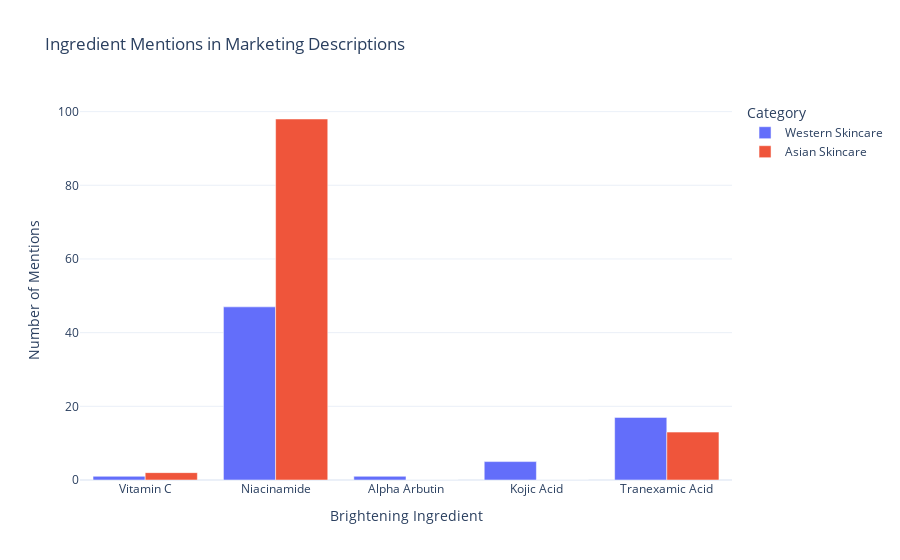

Notebook source saved alongside this figure:
### Markdown cell above
### Comparing Most Common Ingredients Across Western and Asian Datasets

We wanted to compare how often key brightening ingredients—Vitamin C, Niacinamide, Alpha Arbutin, Kojic Acid, and Tranexamic Acid—appear in product descriptions from American and Korean skincare brands. To do this, we searched for ingredient mentions in the dataset and counted their frequency. This allows us to determine whether American or Korean skincare brands emphasize different ingredients in their marketing. We visualized the ingredient mentions using bar charts, making it easier to see which ingredients are most popular in each region.

### Code cell
# Import necessary libraries
import pandas as pd
import numpy as np
import matplotlib.pyplot as plt
import seaborn as sns
from collections import Counter

# Define key brightening ingredients
brightening_ingredients = ["Vitamin C", "Niacinamide", "Alpha Arbutin", "Kojic Acid", "Tranexamic Acid"]

# Function to count ingredient occurrences
def count_ingredient_mentions(df, column):
    return {ingredient: df[column].str.contains(ingredient, case=False, na=False).sum() for ingredient in brightening_ingredients}

# Count ingredient mentions
western_mentions = count_ingredient_mentions(western_skincare, "ingredients")
asian_mentions = count_ingredient_mentions(asian_skincare, "ingredients")

# Convert to DataFrame
ingredient_df = pd.DataFrame({"Ingredient": brightening_ingredients, 
                              "Western Skincare": western_mentions.values(),
                              "Asian Skincare": asian_mentions.values()})

# Plot
ingredient_df_melted = ingredient_df.melt(id_vars="Ingredient", 
                                          var_name="Category", 
                                          value_name="Count")
fig = px.bar(
    ingredient_df_melted, 
    x="Ingredient", 
    y="Count", 
    color="Category",
    barmode="group",
    title="Ingredient Mentions in Marketing Descriptions",
    labels={"Count": "Number of Mentions", "Ingredient": "Brightening Ingredient"},
    color_discrete_map={"Western Skincare": "#636EFA", "Asian Skincare": "#EF553B"}  # Custom colors
)

fig.update_layout(
    template="plotly_white",
    legend_title="Category"
)

fig.show()

### Figure 1 — Plotly figure (JSON) as saved in the notebook; plotly's stock layout.template omitted (floating-point values rounded to 4 significant figures)
{"data": [{"alignmentgroup": "True", "hovertemplate": "Category=Western Skincare<br>Brightening Ingredient=%{x}<br>Number of Mentions=%{y}<extra></extra>", "legendgroup": "Western Skincare", "marker": {"color": "#636EFA", "pattern": {"shape": ""}}, "name": "Western Skincare", "offsetgroup": "Western Skincare", "orientation": "v", "showlegend": true, "textposition": "auto", "type": "bar", "x": ["Vitamin C", "Niacinamide", "Alpha Arbutin", "Kojic Acid", "Tranexamic Acid"], "xaxis": "x", "y": [1, 47, 1, 5, 17], "yaxis": "y"}, {"alignmentgroup": "True", "hovertemplate": "Category=Asian Skincare<br>Brightening Ingredient=%{x}<br>Number of Mentions=%{y}<extra></extra>", "legendgroup": "Asian Skincare", "marker": {"color": "#EF553B", "pattern": {"shape": ""}}, "name": "Asian Skincare", "offsetgroup": "Asian Skincare", "orientation": "v", "showlegend": true, "textposition": "auto", "type": "bar", "x": ["Vitamin C", "Niacinamide", "Alpha Arbutin", "Kojic Acid", "Tranexamic Acid"], "xaxis": "x", "y": [2, 98, 0, 0, 13], "yaxis": "y"}], "layout": {"autosize": true, "barmode": "group", "legend": {"title": {"text": "Category"}, "tracegroupgap": 0}, "title": {"text": "Ingredient Mentions in Marketing Descriptions"}, "xaxis": {"anchor": "y", "autorange": true, "domain": [0, 1], "range": [-0.5, 4.5], "title": {"text": "Brightening Ingredient"}, "type": "category"}, "yaxis": {"anchor": "x", "autorange": true, "domain": [0, 1], "range": [0, 103.2], "title": {"text": "Number of Mentions"}, "type": "linear"}}}
